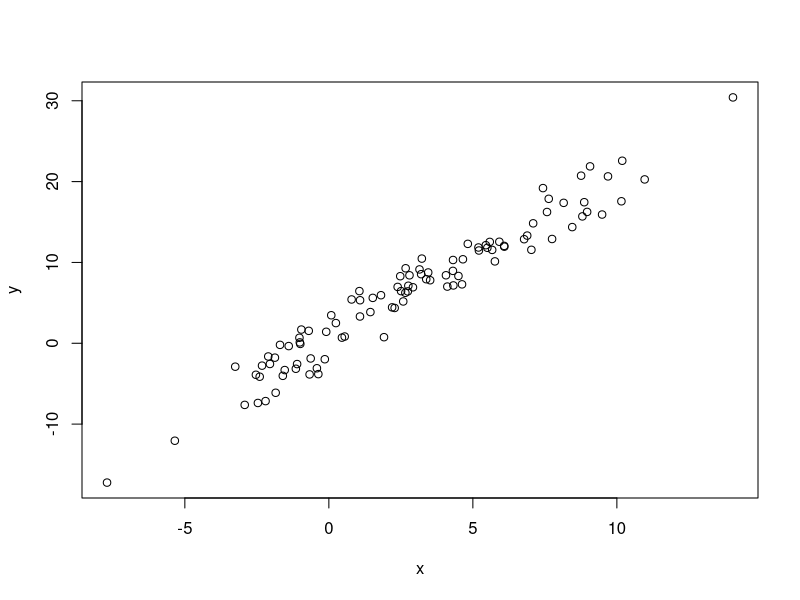
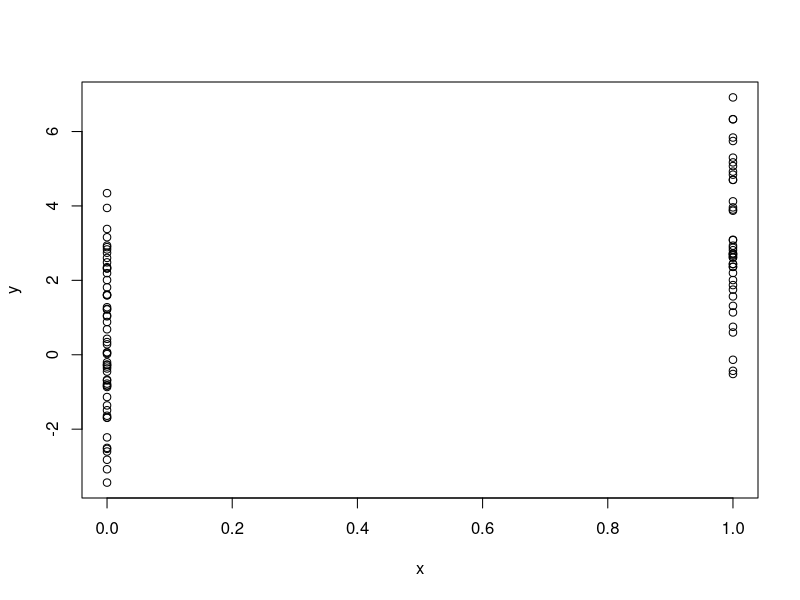
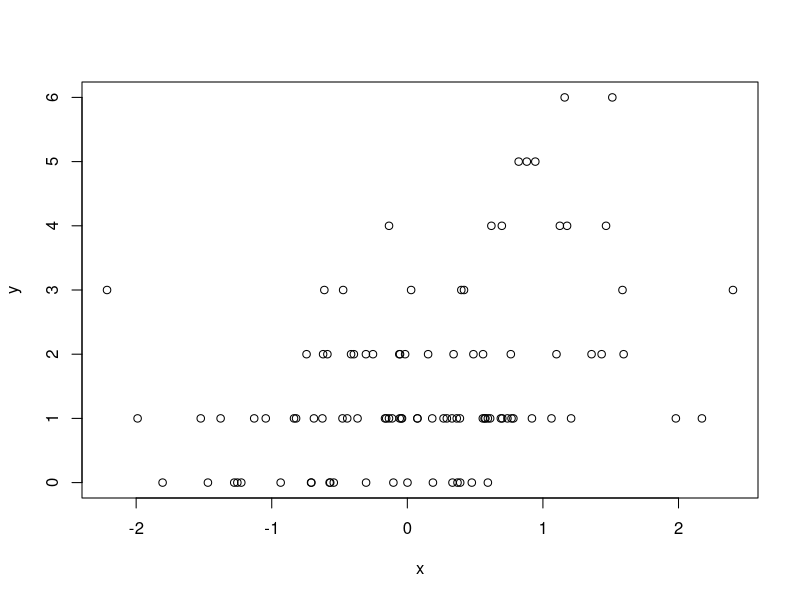
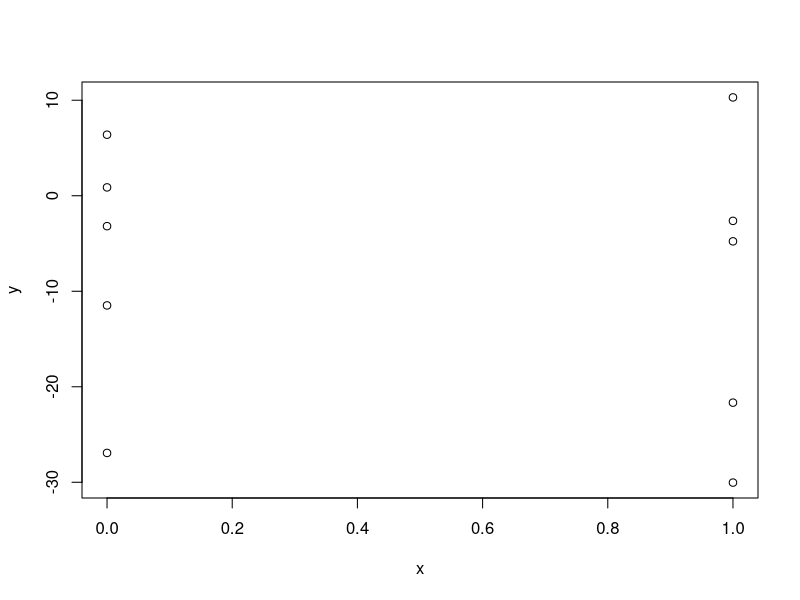

These charts were generated, in order, by the following R code:
## WEEK 4 NOTES

##str - structure of an R object; alt to summary
x<-rnorm(100,2,4)
summary(x)
str(x)

library(datasets)
str(airquality)

##simulation
#generating random numbers
rnorm(10,5,1)

#e.g., dnorm,pnorm,rpois

#d - density
#r - random number gen
#p - cumulative distribution
#q - quantile function

#set.seed(#)

##normal linear model
set.seed(20)
x<rnorm(100)
e<-rnorm(100,0,2)
y<-0.5+2*x+e
plot(x,y)

##binomial, linear model
set.seed(20)
x<-rbinom(100,1,0.5)
e<-rnorm(100,0,2)
y<-0.5+2*x+e
plot(x,y)

##poisson, linear model
set.seed(1)
x<-rnorm(100)
log.mu<-0.5+0.3*x
y<-rpois(100,exp(log.mu))
plot(x,y)

##random sampling
set.seed(1)
sample(1:10,4)
sample(1:10,4)
sample(letters,5)
sample(1:10) #permutation
sample(1:10,replace=T) #permutation with replace

##profiling to optimize code
system.time(ls)

#Rprof() ## DO NOT USE TOGETHER WITH system.time()
#summaryRprof() tabulates Rprof output

## examples from http://www.stat.berkeley.edu/~nolan/stat133/Fall05/lectures/profilingEx.html
funLoop = function(x) {
    # Initialize res with x
    res = x
    n = nrow(x)
    k = 1
    
    for (i in 1:n) {
        if (!any(is.na(x[i,]))) {
            res[k, ] = x[i,]
            k = k + 1
        }
    }
    res[1:(k-1), ]
}

funOmit = function(x) {
    # The or operation is very fast, it is replacing the any function
    # Also note that it doesn't require having another data frame as big as x
    
    drop = F
    n = ncol(x)
    for (i in 1:n)
        drop = drop | is.na(x[, i])
    x[!drop, ]
}


#Make up large test case
xx = matrix(rnorm(2000000),100000,20)
xx[xx>2] = NA
x = as.data.frame(xx)

system.time(funLoop(xx))
Rprof("exampleLoop.out")
y = funLoop(xx)
Rprof(NULL)
summaryRprof("exampleLoop.out")

system.time(funOmit(xx))
Rprof("exampleOmit.out")
y = funOmit(xx)
Rprof(NULL)
summaryRprof("exampleOmit.out")

## QUIZ
#1
set.seed(1)
rpois(5, 2)

#5
set.seed(10)
x <- rep(0:1, each = 5)
e <- rnorm(10, 0, 20)
y <- 0.5 + 2 * x + e
plot(x,y)

#9
?system.time
?proc.time
